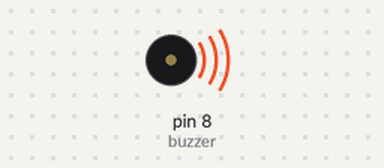
Bench run of a sketch on a simulated Arduino Uno, built with avr-gcc and run on an emulated ATmega328P. Parts: buzzer (waves = sounding, pin HIGH).

Above: at 0.1 s.
Timing chart, 0 to 1.6 s (numbered marks = the images above):
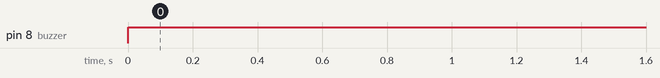

The sketch:

buzzer.ino
```cpp
int buzzer = 8;

void setup() {
  // put your setup code here, to run once:
pinMode(buzzer , OUTPUT);
}

void loop() {
  // put your main code here, to run repeatedly:
digitalWrite(buzzer , 1);
}
```

Measured:
- by itself, pin 8 (buzzer): LOW → HIGH at 0.00 s
